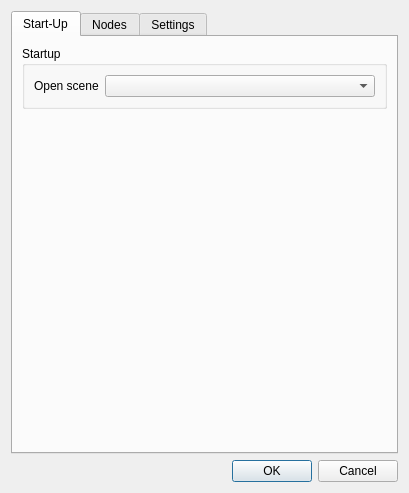
<?xml version="1.0" encoding="UTF-8"?>
<ui version="4.0">
 <class>PreferencesDialog</class>
 <widget class="QDialog" name="PreferencesDialog">
  <property name="geometry">
   <rect>
    <x>0</x>
    <y>0</y>
    <width>400</width>
    <height>472</height>
   </rect>
  </property>
  <property name="windowTitle">
   <string>Preferences</string>
  </property>
  <layout class="QVBoxLayout" name="verticalLayout">
   <item>
    <widget class="QTabWidget" name="tabWidget">
     <property name="currentIndex">
      <number>0</number>
     </property>
     <widget class="QWidget" name="general">
      <attribute name="title">
       <string>Start-Up</string>
      </attribute>
      <layout class="QVBoxLayout" name="verticalLayout_3">
       <item>
        <widget class="QGroupBox" name="groupBox_5">
         <property name="title">
          <string>Startup</string>
         </property>
         <layout class="QFormLayout" name="formLayout_5">
          <item row="0" column="0">
           <widget class="QLabel" name="label_7">
            <property name="text">
             <string>Open scene</string>
            </property>
           </widget>
          </item>
          <item row="0" column="1">
           <widget class="QComboBox" name="openScene"/>
          </item>
         </layout>
        </widget>
       </item>
       <item>
        <spacer name="verticalSpacer_2">
         <property name="orientation">
          <enum>Qt::Vertical</enum>
         </property>
         <property name="sizeHint" stdset="0">
          <size>
           <width>20</width>
           <height>40</height>
          </size>
         </property>
        </spacer>
       </item>
      </layout>
     </widget>
     <widget class="QWidget" name="defaults">
      <attribute name="title">
       <string>Nodes</string>
      </attribute>
      <layout class="QVBoxLayout" name="verticalLayout_2">
       <item>
        <widget class="QGroupBox" name="groupBox_2">
         <property name="title">
          <string>Filter</string>
         </property>
         <layout class="QFormLayout" name="formLayout_2">
          <item row="0" column="0">
           <widget class="QLabel" name="label_4">
            <property name="minimumSize">
             <size>
              <width>75</width>
              <height>0</height>
             </size>
            </property>
            <property name="text">
             <string>Video</string>
            </property>
           </widget>
          </item>
          <item row="0" column="1">
           <widget class="QComboBox" name="filterVideo"/>
          </item>
          <item row="1" column="0">
           <widget class="QLabel" name="label_5">
            <property name="text">
             <string>Audio</string>
            </property>
           </widget>
          </item>
          <item row="1" column="1">
           <widget class="QComboBox" name="filterAudio"/>
          </item>
         </layout>
        </widget>
       </item>
       <item>
        <widget class="QGroupBox" name="groupBox">
         <property name="title">
          <string>Encoder</string>
         </property>
         <layout class="QFormLayout" name="formLayout">
          <item row="0" column="0">
           <widget class="QLabel" name="label">
            <property name="minimumSize">
             <size>
              <width>75</width>
              <height>0</height>
             </size>
            </property>
            <property name="text">
             <string>Video</string>
            </property>
           </widget>
          </item>
          <item row="0" column="1">
           <widget class="QComboBox" name="encoderVideo"/>
          </item>
          <item row="1" column="0">
           <widget class="QLabel" name="label_2">
            <property name="text">
             <string>Audio</string>
            </property>
           </widget>
          </item>
          <item row="1" column="1">
           <widget class="QComboBox" name="encoderAudio"/>
          </item>
         </layout>
        </widget>
       </item>
       <item>
        <widget class="QGroupBox" name="groupBox_3">
         <property name="title">
          <string>Muxer</string>
         </property>
         <layout class="QFormLayout" name="formLayout_3">
          <item row="0" column="0">
           <widget class="QLabel" name="label_3">
            <property name="minimumSize">
             <size>
              <width>75</width>
              <height>0</height>
             </size>
            </property>
            <property name="text">
             <string>Muxer</string>
            </property>
           </widget>
          </item>
          <item row="0" column="1">
           <widget class="QComboBox" name="muxer"/>
          </item>
         </layout>
        </widget>
       </item>
       <item>
        <widget class="QGroupBox" name="groupBox_4">
         <property name="title">
          <string>Output</string>
         </property>
         <layout class="QFormLayout" name="formLayout_4">
          <item row="0" column="0">
           <widget class="QLabel" name="label_6">
            <property name="minimumSize">
             <size>
              <width>75</width>
              <height>0</height>
             </size>
            </property>
            <property name="text">
             <string>Output</string>
            </property>
           </widget>
          </item>
          <item row="0" column="1">
           <widget class="QComboBox" name="output"/>
          </item>
         </layout>
        </widget>
       </item>
       <item>
        <widget class="QGroupBox" name="groupBox_6">
         <property name="title">
          <string>Post processing</string>
         </property>
         <layout class="QFormLayout" name="formLayout_6">
          <item row="0" column="0">
           <widget class="QLabel" name="label_8">
            <property name="minimumSize">
             <size>
              <width>75</width>
              <height>0</height>
             </size>
            </property>
            <property name="text">
             <string>PostProc</string>
            </property>
           </widget>
          </item>
          <item row="0" column="1">
           <widget class="QComboBox" name="postproc"/>
          </item>
         </layout>
        </widget>
       </item>
       <item>
        <spacer name="verticalSpacer">
         <property name="orientation">
          <enum>Qt::Vertical</enum>
         </property>
         <property name="sizeHint" stdset="0">
          <size>
           <width>20</width>
           <height>40</height>
          </size>
         </property>
        </spacer>
       </item>
      </layout>
     </widget>
     <widget class="QWidget" name="tab">
      <attribute name="title">
       <string>Settings</string>
      </attribute>
      <layout class="QVBoxLayout" name="verticalLayout_4">
       <item>
        <widget class="QGroupBox" name="groupBox_7">
         <property name="title">
          <string>Properties</string>
         </property>
         <layout class="QVBoxLayout" name="verticalLayout_5">
          <item>
           <widget class="QCheckBox" name="techNames">
            <property name="text">
             <string>Use technical names for items, their parameters and values</string>
            </property>
           </widget>
          </item>
         </layout>
        </widget>
       </item>
       <item>
        <spacer name="verticalSpacer_3">
         <property name="orientation">
          <enum>Qt::Vertical</enum>
         </property>
         <property name="sizeHint" stdset="0">
          <size>
           <width>20</width>
           <height>40</height>
          </size>
         </property>
        </spacer>
       </item>
      </layout>
     </widget>
    </widget>
   </item>
   <item>
    <widget class="QDialogButtonBox" name="buttonBox">
     <property name="orientation">
      <enum>Qt::Horizontal</enum>
     </property>
     <property name="standardButtons">
      <set>QDialogButtonBox::Cancel|QDialogButtonBox::Ok</set>
     </property>
    </widget>
   </item>
  </layout>
 </widget>
 <resources/>
 <connections>
  <connection>
   <sender>buttonBox</sender>
   <signal>accepted()</signal>
   <receiver>PreferencesDialog</receiver>
   <slot>accept()</slot>
   <hints>
    <hint type="sourcelabel">
     <x>248</x>
     <y>254</y>
    </hint>
    <hint type="destinationlabel">
     <x>157</x>
     <y>274</y>
    </hint>
   </hints>
  </connection>
  <connection>
   <sender>buttonBox</sender>
   <signal>rejected()</signal>
   <receiver>PreferencesDialog</receiver>
   <slot>reject()</slot>
   <hints>
    <hint type="sourcelabel">
     <x>316</x>
     <y>260</y>
    </hint>
    <hint type="destinationlabel">
     <x>286</x>
     <y>274</y>
    </hint>
   </hints>
  </connection>
 </connections>
</ui>
